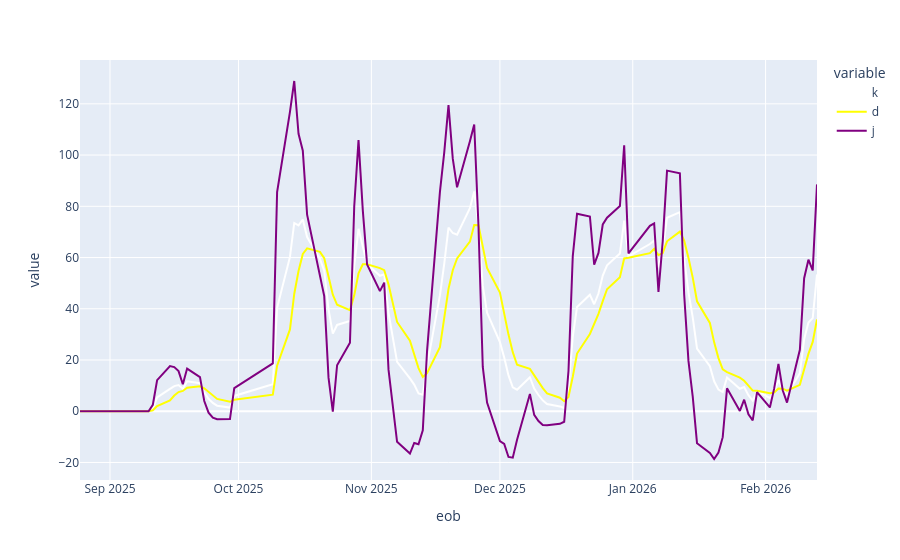

This figure's notebook cell:
### Code cell
fig = px.line(history_data, x='eob', y=['k', 'd','j'],color_discrete_sequence=['white','yellow','purple'])  
fig.show()
